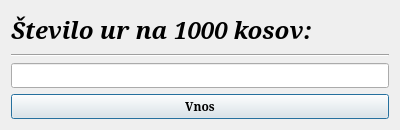
<?xml version="1.0" encoding="UTF-8"?>
<ui version="4.0">
 <class>NumOfHours</class>
 <widget class="QDialog" name="NumOfHours">
  <property name="geometry">
   <rect>
    <x>0</x>
    <y>0</y>
    <width>400</width>
    <height>130</height>
   </rect>
  </property>
  <property name="sizePolicy">
   <sizepolicy hsizetype="Preferred" vsizetype="Preferred">
    <horstretch>40</horstretch>
    <verstretch>130</verstretch>
   </sizepolicy>
  </property>
  <property name="minimumSize">
   <size>
    <width>400</width>
    <height>130</height>
   </size>
  </property>
  <property name="maximumSize">
   <size>
    <width>400</width>
    <height>130</height>
   </size>
  </property>
  <property name="windowTitle">
   <string>Dialog</string>
  </property>
  <layout class="QGridLayout" name="gridLayout">
   <item row="0" column="0">
    <layout class="QVBoxLayout" name="verticalLayout_2">
     <item>
      <layout class="QVBoxLayout" name="verticalLayout">
       <item>
        <widget class="QLabel" name="label">
         <property name="font">
          <font>
           <family>Serif</family>
           <pointsize>18</pointsize>
           <weight>75</weight>
           <italic>true</italic>
           <bold>true</bold>
          </font>
         </property>
         <property name="text">
          <string>Število ur na 1000 kosov:</string>
         </property>
        </widget>
       </item>
       <item>
        <widget class="Line" name="line">
         <property name="orientation">
          <enum>Qt::Horizontal</enum>
         </property>
        </widget>
       </item>
      </layout>
     </item>
     <item>
      <widget class="QLineEdit" name="lineEdit">
       <property name="font">
        <font>
         <family>Serif</family>
        </font>
       </property>
      </widget>
     </item>
     <item>
      <widget class="QPushButton" name="pushButton">
       <property name="font">
        <font>
         <family>Serif</family>
         <weight>75</weight>
         <bold>true</bold>
        </font>
       </property>
       <property name="text">
        <string>Vnos</string>
       </property>
      </widget>
     </item>
    </layout>
   </item>
  </layout>
 </widget>
 <resources/>
 <connections/>
</ui>
